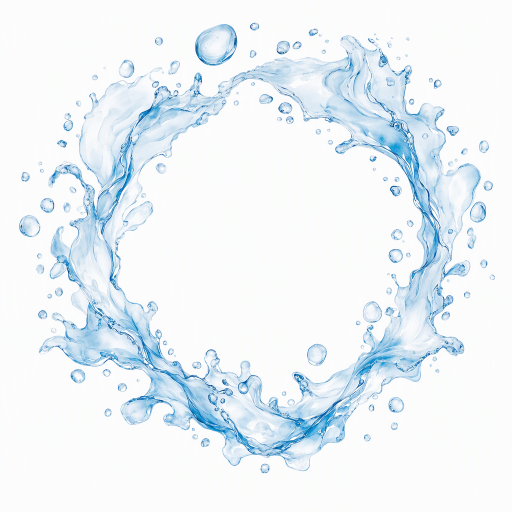
#> input picture paper/figures/journal/teaser_components/solvent_halo_v1.png, 1024 x 1024 px (shown at 1/2 size); its folder holds 2 pictures in this run
$ python prepare_teaser_components.py
#> lines starting #> are read from the running program, lines starting #| are printed output that depends on the picture; after the words box and inside, x2 and y2 are one past the last pixel; in counts of white or black regions, pixels touching at a corner belong together
"""Put generated conceptual cutouts on an exact white publication background.

The Azure raster may contain a near-white paper tint despite a white prompt.
Only high-value, nearly neutral pixels are reset; colored illustration pixels
remain unchanged. Scientific labels and geometry are added later as native SVG.
"""

from __future__ import annotations

import hashlib
import json
from pathlib import Path

import numpy as np
from PIL import Image


ROOT = Path(__file__).resolve().parents[1]
ASSET = ROOT / "paper/figures/journal/teaser_components"
NAMES = ("solvent_halo", "endpoint_lens")


def sha256(path: Path) -> str:
    return hashlib.sha256(path.read_bytes()).hexdigest()


def prepare(name: str) -> None:
#> called with name = 'solvent_halo'
    source = ASSET / f"{name}_v1.png"
    output = ASSET / f"{name}_white.png"
    pixels = np.asarray(Image.open(source).convert("RGB")).copy()
#> pixels is the input picture: shape (1024, 1024, 3); mean R, G, B 235.3, 242.5, 247.3
    hi = pixels.max(axis=2).astype(np.int16)
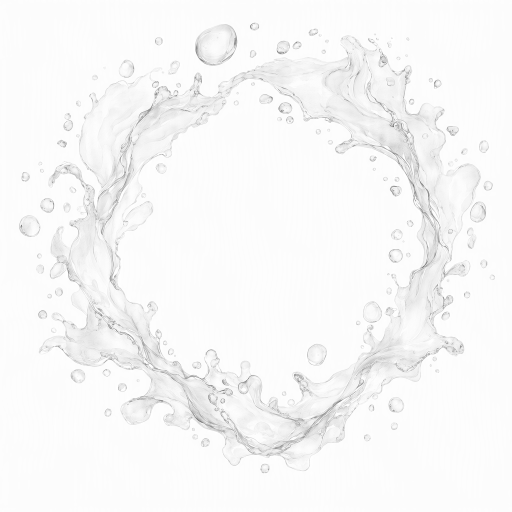
#> hi: shape (1024, 1024) int16 (shown at 1/2 size); min 62, max 255, mean 247.6
    lo = pixels.min(axis=2).astype(np.int16)
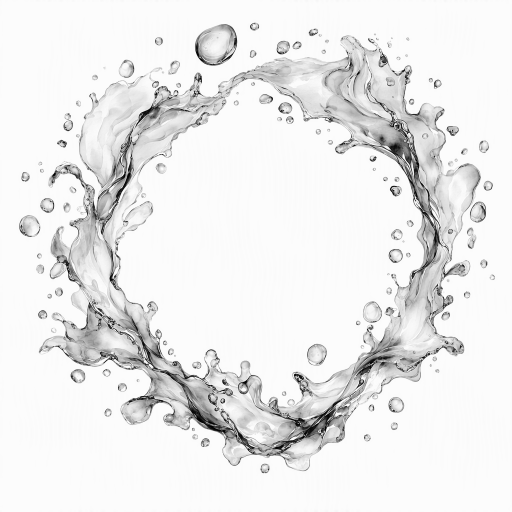
#> lo: shape (1024, 1024) int16 (shown at 1/2 size); min 0, max 254, mean 235.2
    background = (lo >= 238) & (hi - lo <= 12)
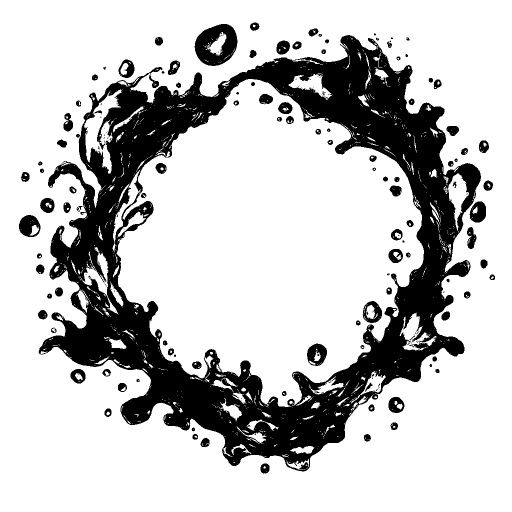
#> background: shape (1024, 1024) bool (shown at 1/2 size); 76.9% white; 209 black regions (103 under 20 px), largest, box (x1, y1, x2, y2) and area: (77, 70, 962, 943) 216751, (389, 48, 475, 132) 4590, (38, 430, 81, 474) 1257
    pixels[background] = (255, 255, 255)
    Image.fromarray(pixels, "RGB").save(output, optimize=True)

    height, width = pixels.shape[:2]
#> height = 1024; width = 1024
    border = np.concatenate((pixels[:24].reshape(-1, 3),
                             pixels[-24:].reshape(-1, 3),
                             pixels[:, :24].reshape(-1, 3),
                             pixels[:, -24:].reshape(-1, 3)))
    assert np.all(border == 255), f"{name}: background edge is not pure white"
    center = pixels[height // 2 - 50:height // 2 + 50,
                    width // 2 - 50:width // 2 + 50]
#> center: shape (100, 100, 3); every value is 255
    assert np.all(center == 255), f"{name}: central opening is not pure white"

    record = {
        "role": "conceptual_illustration_not_scientific_data",
        "source": str(source.relative_to(ROOT)),
        "source_sha256": sha256(source),
        "output": str(output.relative_to(ROOT)),
        "output_sha256": sha256(output),
        "background_rgb": [255, 255, 255],
        "background_rule": "RGB minimum >= 238 and channel range <= 12",
        "reset_pixels": int(background.sum()),
        "total_pixels": int(width * height),
        "verified_border_px": 24,
        "verified_center_px": 100,
    }
    output.with_suffix(".provenance.json").write_text(
        json.dumps(record, indent=2) + "\n")
    print(f"{output.relative_to(ROOT)}: white border and opening verified")


if __name__ == "__main__":
    for component in NAMES:
        prepare(component)
#> pass 2 of the loop `for component in NAMES:`:
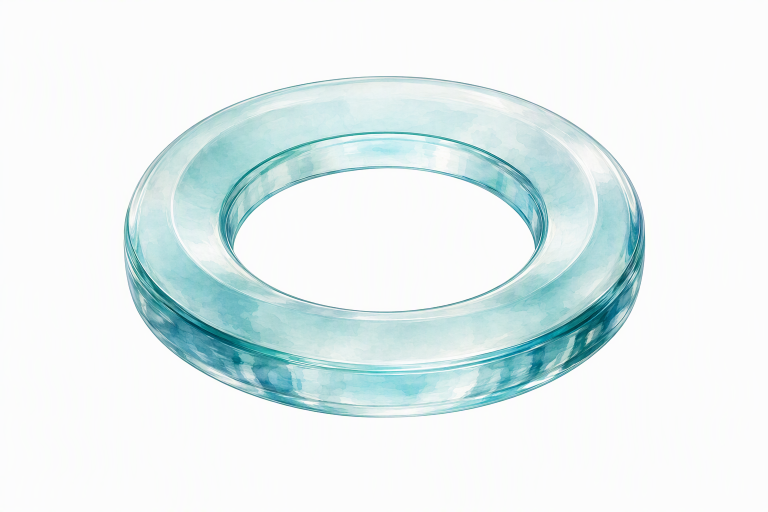
#> input picture paper/figures/journal/teaser_components/endpoint_lens_v1.png, 1536 x 1024 px (shown at 1/2 size)
#> in prepare, pixels is the input picture: shape (1024, 1536, 3); mean R, G, B 229.7, 240.7, 241
#> in prepare (call 2), `hi = pixels.max(axis=2).astype(np.int16)`:
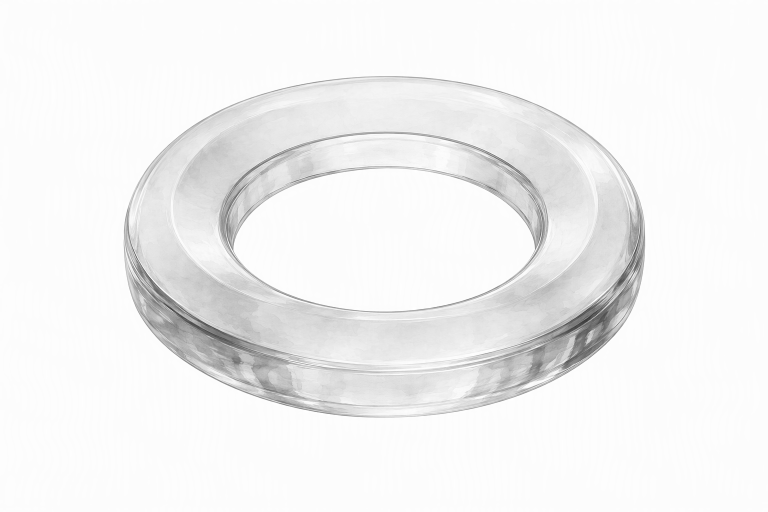
#> hi: shape (1024, 1536) int16 (shown at 1/2 size); min 52, max 255, mean 241.6
#> lo: shape (1024, 1536) int16
#> in prepare (call 2), `background = (lo >= 238) & (hi - lo <= 12)`:
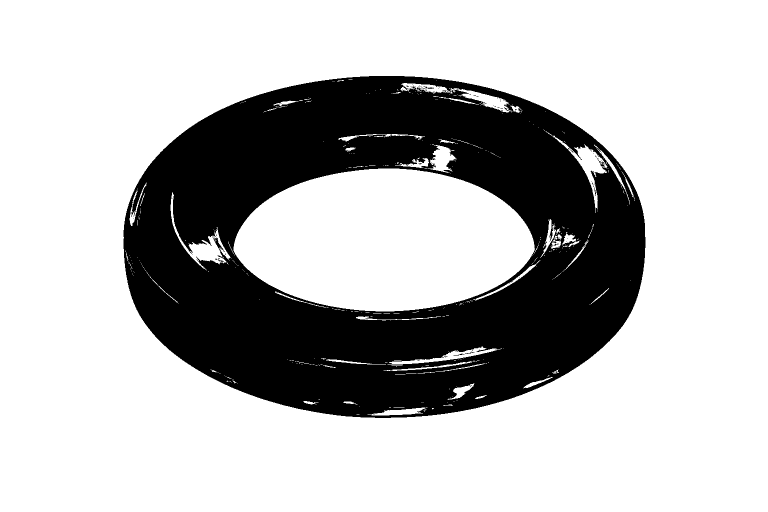
#> background: shape (1024, 1536) bool (shown at 1/2 size); 73.3% white; 88 black regions (83 under 20 px), largest, box (x1, y1, x2, y2) and area: (247, 152, 1291, 836) 419177, (847, 172, 868, 178) 38, (907, 707, 929, 712) 29, (1188, 375, 1192, 392) 23, (930, 704, 949, 708) 23
